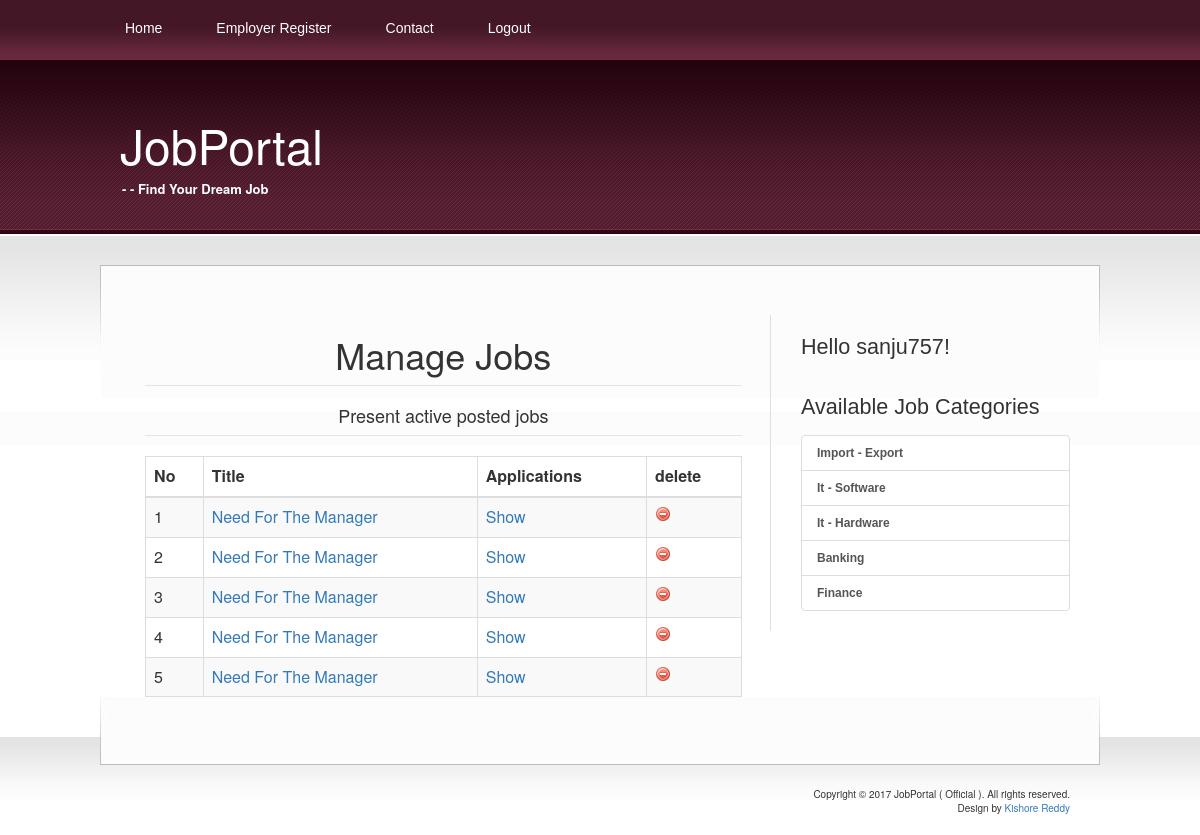
/manage.php (signed in), run on the app's committed database.
### tables this page shows
CREATE TABLE `jobs` (
  `j_id` int(4) NOT NULL,
  `j_category` varchar(40) NOT NULL,
  `j_owner_name` varchar(30) NOT NULL,
  `j_title` varchar(50) NOT NULL,
  `j_hours` float(3,1) NOT NULL,
  `j_salary` int(10) NOT NULL,
  `j_experience` int(3) NOT NULL,
  `j_discription` varchar(300) NOT NULL,
  `j_city` varchar(20) NOT NULL,
  `j_active` int(1) NOT NULL DEFAULT '1'
);

CREATE TABLE `categories` (
  `cat_id` int(4) NOT NULL,
  `cat_nm` varchar(30) NOT NULL
);

### manage.php (the view, shortened to what this page needs)
<?php session_start();
		include 'dbCon.php';
		$q="select * from jobs where j_owner_name='".$_SESSION['unm']."'";
		$res=mysqli_query($link,$q) or die ("wrong query");
?>
<html xmlns="http://www.w3.org/1999/xhtml">
<head>
<?php
include("includes/head.inc.php");
?>
</head>
<body>
<div id="header1-wrapper">
	<div id="header1">
	<div id="menu1">
		<?php
		include("includes/menu.inc.php");
		?>
		</div>
	</div>
</div>
<div id="logo">
	<?php
	include("includes/logo.inc.php");
	?>
	</div>
<div id="wrapper">
	<div id="page">
		<div id="page-bgtop">
			<div class="col-md-8">
					<legend align="center"><h1>Manage Jobs</h1></legend>
                <legend align="center"><h4>Present active posted jobs</h4></legend>
					<table class="table table-striped table-bordered" >
				<thead>
				<tr>
                    <th >No </th>
                    <th >Title</th>
                    <th >Applications</th>
                    <th >delete</th>
				</tr>
				</thead>
                        <tbody>
				<?php
				$count=1;
					while($row=mysqli_fetch_array($res))
					{
						echo '<tr> <td>'.$count.'
								<td><a href="job_details.php?id='.$row['j_id'].'">'.$row['j_title'].'
								<td><a href="show.php?id='.$row['j_id'].'&nm='.$row['j_title'].'">Show</a>
								<td><a href="process_del_job.php?id='.$row['j_id'].'"><img src="images/delete.png"></a></tr>';
						$count++;
					}
				?>
					</tbody>
					</table>
			</div>
			<div id="sidebar">
			<?php
		include("includes/sidebar.inc.php");
		?>
			</div>
			<div style="clear: both;">&nbsp;</div>
		</div>
	</div>
</div>
<div id="footer-bgcontent">
	<div id="footer">
		<?php
		include("includes/footer.inc.php");
		?>
	</div>
</div>
</body>
</html>

### includes/sidebar.inc.php (shortened to what this page needs)
<ul>
					<li>
					<?php
include 'dbCon.php';
				if(isset($_SESSION['status']))
				{
					echo '<h2 class="title">Hello '.$_SESSION['unm'].'!</h2>';
				}
				?>
					</li>
						<h2>Available Job Categories </h2>
                            <div class="list-group">
					<?php
						$q="select * from categories";
						$res=mysqli_query($link,$q) or die("cant connect");
						while($row=mysqli_fetch_assoc($res))
						{
							echo '<a href="jobs_by_category.php?cat='.$row['cat_nm'].'" class="list-group-item">'.$row['cat_nm'].'</a>';
						}
					?>
    </div>
						</ul>

### css/style.css (style rules this page uses)
body { margin: 0px; padding: 0; background: url(images/img01.jpg) repeat-x left top; font-family: Arial, Helvetica, sans-serif; font-size: 12px; color: #0E4456; }
h1, h2, h3 { margin: 0; font-weight: normal; color: #08252E; }
h1 { font-size: 44px; }
h2 { font-size: 18px; }
p, ul, ol { margin-top: 0; line-height: 220%; text-align: justify; }
a { color: #842946; }
a img { border: none; }
#wrapper { margin: 0px; padding: 30px 0px 0px 0px; }
#header1-wrapper { margin: 0px; padding: 0px; }
#header1 { width: 1000px; height: 60px; margin: 0 auto; }
#menu1 { float: left; width: 900px; height: 60px; }
#page { width: 1000px; margin: 0 auto; padding: 0px; background: url(images/img04.jpg) no-repeat left bottom; }
#page-bgtop { padding: 50px 30px 0px 30px; background: url(images/img05.jpg) no-repeat left top; }
#logo { width: 1000px; height: 175px; margin: 0 auto; }
#sidebar { float: right; width: 300px; font-family: Arial, Helvetica, sans-serif; font-size: 12px; border-left: 1px solid #DFDFDF; }
#sidebar ul { margin: 0px 0px 0px 30px; padding: 0; list-style: none; line-height: normal; }
#sidebar li { margin-bottom: 30px; }
#sidebar h2 { height: 30px; font-size: 1.8em; font-weight: normal; }
#sidebar a { text-align: left; text-decoration: none; font-weight: bold; }
#footer-bgcontent { margin: 0px; padding: 0px; height: 70px; background: url(images/img02.jpg) repeat-x left top; }
#footer { width: 1000px; height: 49px; margin: 0 auto; padding-top: 50px; background: url(images/img03.jpg) no-repeat left top; }

### data on the page
jobs: j_title "Need For The Manager"
jobs: j_title "Need For The Manager"
jobs: j_title "Need For The Manager"
jobs: j_title "Need For The Manager"
jobs: j_title "Need For The Manager"
categories: cat_nm "Import - Export"
categories: cat_nm "It - Software"
categories: cat_nm "It - Hardware"
categories: cat_nm "Banking"
categories: cat_nm "Finance"

### other printed values
$_SESSION['unm'] "sanju757"
